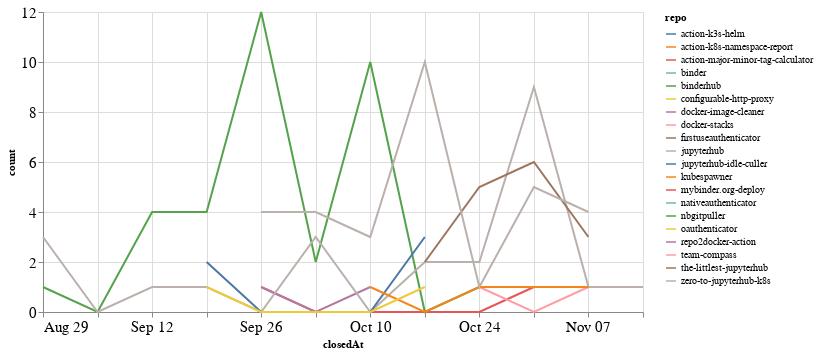

Here is the notebook cell this chart was saved with:
### Code cell
closed_by_time = closed_by.groupby('repo').resample('W', on='closedAt').count()['author'].reset_index()
closed_by_time = closed_by_time.rename(columns={'author': 'count'})

alt.Chart(closed_by_time, width=600).mark_line().encode(
    x='closedAt',
    y='count',
    color='repo',
    tooltip="repo"
)

### Figure 1 — Vega-Lite specification as saved in the notebook (floating-point values rounded to 4 significant figures)
{"config": {"axisLeft": {"labelFontSize": 15}, "axisBottom": {"labelFontSize": 15}}, "data": {"name": "data-8882e941c1e3098becc9f5333fef61a9"}, "mark": "line", "encoding": {"color": {"type": "nominal", "field": "repo"}, "tooltip": {"type": "nominal", "field": "repo"}, "x": {"type": "temporal", "field": "closedAt"}, "y": {"type": "quantitative", "field": "count"}}, "width": 600, "$schema": "https://vega.github.io/schema/vega-lite/v4.8.1.json", "datasets": {"data-8882e941c1e3098becc9f5333fef61a9": [{"repo": "action-k3s-helm", "closedAt": "2021-10-10T00:00:00", "count": 2}, {"repo": "action-k8s-namespace-report", "closedAt": "2021-09-26T00:00:00", "count": 1}, {"repo": "action-major-minor-tag-calculator", "closedAt": "2021-09-26T00:00:00", "count": 1}, {"repo": "action-major-minor-tag-calculator", "closedAt": "2021-10-03T00:00:00", "count": 0}, {"repo": "action-major-minor-tag-calculator", "closedAt": "2021-10-10T00:00:00", "count": 0}, {"repo": "action-major-minor-tag-calculator", "closedAt": "2021-10-17T00:00:00", "count": 0}, {"repo": "action-major-minor-tag-calculator", "closedAt": "2021-10-24T00:00:00", "count": 0}, {"repo": "action-major-minor-tag-calculator", "closedAt": "2021-10-31T00:00:00", "count": 1}, {"repo": "binder", "closedAt": "2021-10-03T00:00:00", "count": 1}, {"repo": "binderhub", "closedAt": "2021-08-29T00:00:00", "count": 1}, {"repo": "binderhub", "closedAt": "2021-09-05T00:00:00", "count": 0}, {"repo": "binderhub", "closedAt": "2021-09-12T00:00:00", "count": 4}, {"repo": "binderhub", "closedAt": "2021-09-19T00:00:00", "count": 4}, {"repo": "binderhub", "closedAt": "2021-09-26T00:00:00", "count": 12}, {"repo": "binderhub", "closedAt": "2021-10-03T00:00:00", "count": 2}, {"repo": "binderhub", "closedAt": "2021-10-10T00:00:00", "count": 10}, {"repo": "binderhub", "closedAt": "2021-10-17T00:00:00", "count": 0}, {"repo": "binderhub", "closedAt": "2021-10-24T00:00:00", "count": 1}, {"repo": "configurable-http-proxy", "closedAt": "2021-09-19T00:00:00", "count": 1}, {"repo": "docker-image-cleaner", "closedAt": "2021-09-26T00:00:00", "count": 1}, {"repo": "docker-image-cleaner", "closedAt": "2021-10-03T00:00:00", "count": 0}, {"repo": "docker-image-cleaner", "closedAt": "2021-10-10T00:00:00", "count": 1}, {"repo": "docker-stacks", "closedAt": "2021-10-24T00:00:00", "count": 1}, {"repo": "docker-stacks", "closedAt": "2021-10-31T00:00:00", "count": 0}, {"repo": "docker-stacks", "closedAt": "2021-11-07T00:00:00", "count": 1}, {"repo": "firstuseauthenticator", "closedAt": "2021-10-31T00:00:00", "count": 4}, {"repo": "jupyterhub", "closedAt": "2021-08-29T00:00:00", "count": 3}, {"repo": "jupyterhub", "closedAt": "2021-09-05T00:00:00", "count": 0}, {"repo": "jupyterhub", "closedAt": "2021-09-12T00:00:00", "count": 1}, {"repo": "jupyterhub", "closedAt": "2021-09-19T00:00:00", "count": 1}, {"repo": "jupyterhub", "closedAt": "2021-09-26T00:00:00", "count": 0}, {"repo": "jupyterhub", "closedAt": "2021-10-03T00:00:00", "count": 3}, {"repo": "jupyterhub", "closedAt": "2021-10-10T00:00:00", "count": 0}, {"repo": "jupyterhub", "closedAt": "2021-10-17T00:00:00", "count": 2}, {"repo": "jupyterhub", "closedAt": "2021-10-24T00:00:00", "count": 2}, {"repo": "jupyterhub", "closedAt": "2021-10-31T00:00:00", "count": 9}, {"repo": "jupyterhub", "closedAt": "2021-11-07T00:00:00", "count": 1}, {"repo": "jupyterhub", "closedAt": "2021-11-14T00:00:00", "count": 1}, {"repo": "jupyterhub-idle-culler", "closedAt": "2021-09-19T00:00:00", "count": 2}, {"repo": "jupyterhub-idle-culler", "closedAt": "2021-09-26T00:00:00", "count": 0}, {"repo": "jupyterhub-idle-culler", "closedAt": "2021-10-03T00:00:00", "count": 0}, {"repo": "jupyterhub-idle-culler", "closedAt": "2021-10-10T00:00:00", "count": 0}, {"repo": "jupyterhub-idle-culler", "closedAt": "2021-10-17T00:00:00", "count": 3}, {"repo": "kubespawner", "closedAt": "2021-10-10T00:00:00", "count": 1}, {"repo": "kubespawner", "closedAt": "2021-10-17T00:00:00", "count": 0}, {"repo": "kubespawner", "closedAt": "2021-10-24T00:00:00", "count": 1}, {"repo": "kubespawner", "closedAt": "2021-10-31T00:00:00", "count": 1}, {"repo": "kubespawner", "closedAt": "2021-11-07T00:00:00", "count": 1}, {"repo": "mybinder.org-deploy", "closedAt": "2021-10-17T00:00:00", "count": 1}, {"repo": "nativeauthenticator", "closedAt": "2021-11-07T00:00:00", "count": 1}, {"repo": "nbgitpuller", "closedAt": "2021-11-07T00:00:00", "count": 2}, {"repo": "oauthenticator", "closedAt": "2021-09-19T00:00:00", "count": 1}, {"repo": "oauthenticator", "closedAt": "2021-09-26T00:00:00", "count": 0}, {"repo": "oauthenticator", "closedAt": "2021-10-03T00:00:00", "count": 0}, {"repo": "oauthenticator", "closedAt": "2021-10-10T00:00:00", "count": 0}, {"repo": "oauthenticator", "closedAt": "2021-10-17T00:00:00", "count": 1}, {"repo": "repo2docker-action", "closedAt": "2021-11-07T00:00:00", "count": 1}, {"repo": "team-compass", "closedAt": "2021-10-03T00:00:00", "count": 1}, {"repo": "the-littlest-jupyterhub", "closedAt": "2021-10-17T00:00:00", "count": 2}, {"repo": "the-littlest-jupyterhub", "closedAt": "2021-10-24T00:00:00", "count": 5}, {"repo": "the-littlest-jupyterhub", "closedAt": "2021-10-31T00:00:00", "count": 6}, {"repo": "the-littlest-jupyterhub", "closedAt": "2021-11-07T00:00:00", "count": 3}, {"repo": "zero-to-jupyterhub-k8s", "closedAt": "2021-09-26T00:00:00", "count": 4}, {"repo": "zero-to-jupyterhub-k8s", "closedAt": "2021-10-03T00:00:00", "count": 4}, {"repo": "zero-to-jupyterhub-k8s", "closedAt": "2021-10-10T00:00:00", "count": 3}, {"repo": "zero-to-jupyterhub-k8s", "closedAt": "2021-10-17T00:00:00", "count": 10}, {"repo": "zero-to-jupyterhub-k8s", "closedAt": "2021-10-24T00:00:00", "count": 1}, {"repo": "zero-to-jupyterhub-k8s", "closedAt": "2021-10-31T00:00:00", "count": 5}, {"repo": "zero-to-jupyterhub-k8s", "closedAt": "2021-11-07T00:00:00", "count": 4}]}}
